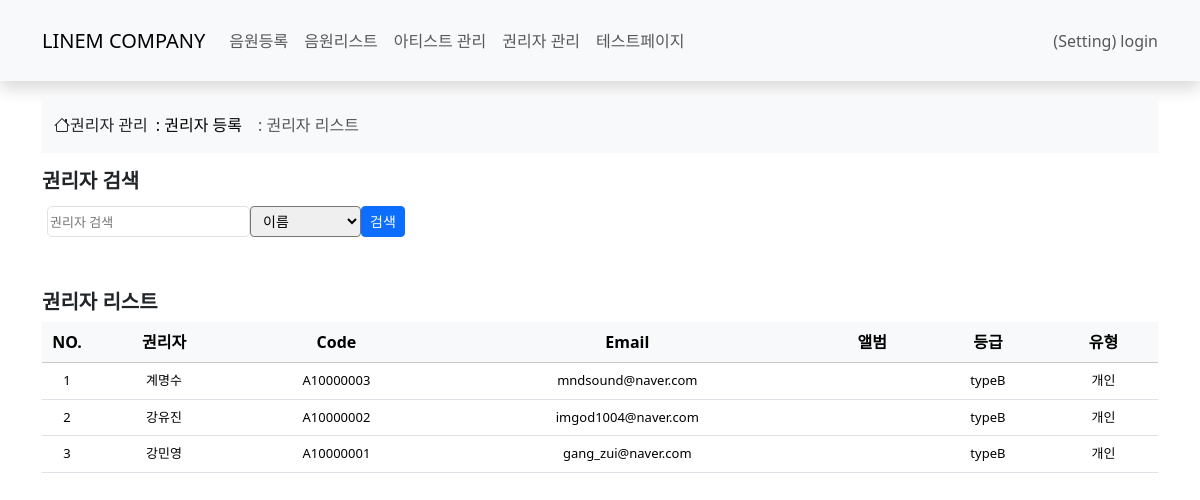
The app's page /maincms/rightholder_list.html, older data.
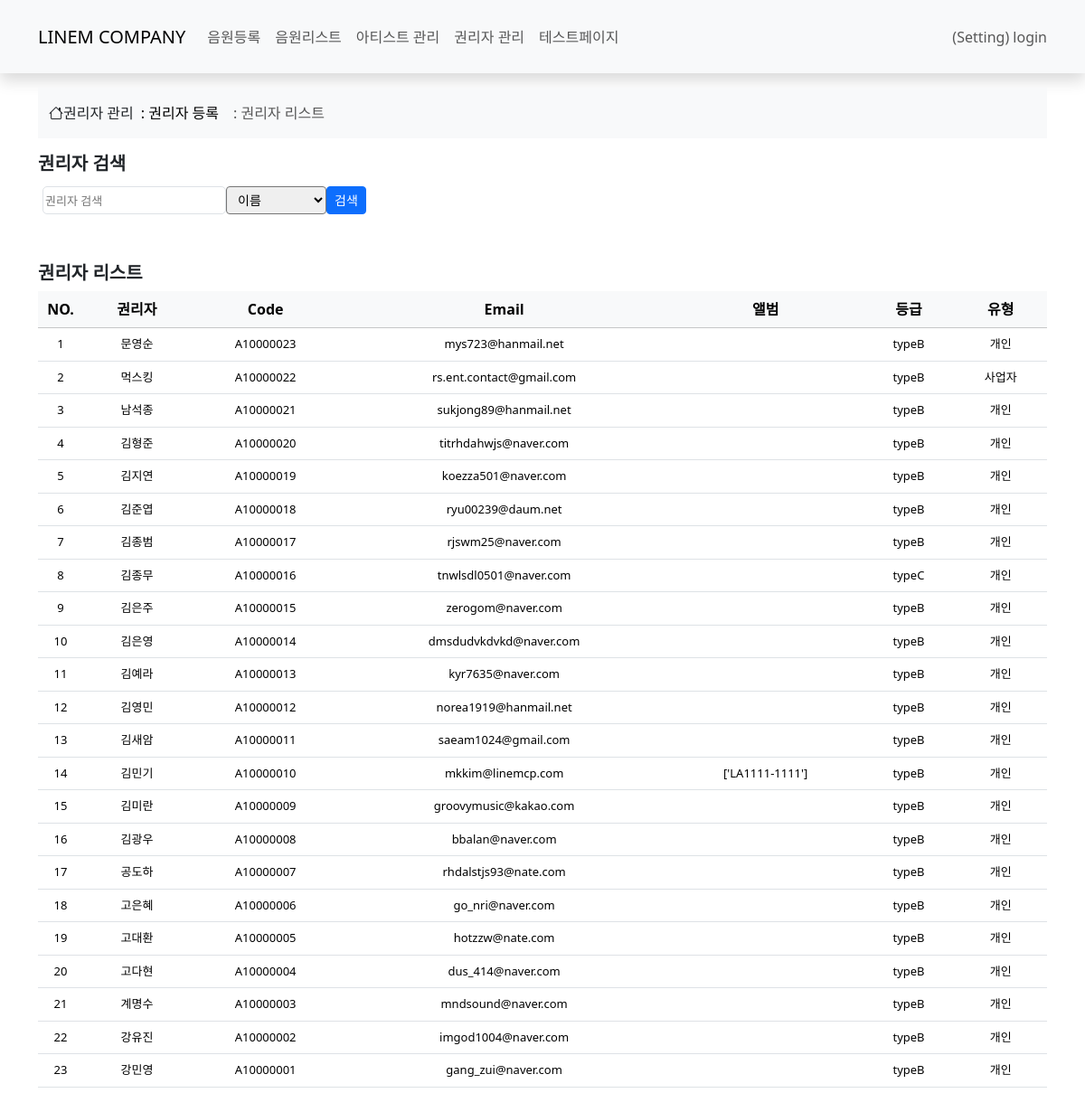
The same page, newer data.
### maincms/models.py (models this page shows, shortened)
class rightholder_cr(models.Model):
    user_id = models.TextField(blank=True,)
    user_code = models.TextField(blank=True,)
    user_name = models.TextField()
    email = models.TextField()
    phone = models.TextField()
    bank_name = models.TextField(blank=True,)
    account_number = models.TextField(blank=True,)
    account_holder = models.TextField(blank=True,)
    user_level = models.TextField(blank=True,)
    user_type = models.TextField(blank=True,)
    registration_num = models.TextField(blank=True,)
    contract_date = models.TextField(blank=True,)
    expiration_date = models.TextField(blank=True,)
    create_date = models.DateTimeField(auto_now_add=True)
    modify_date = models.DateTimeField(auto_now=True)
    albums = models.JSONField(blank=True,)

### maincms/views.py (the view)
# urls.py: path('rightholder_list.html', views.rightholder_list_view, name='rightholder_view'),
def rightholder_list_view(request):
    query = request.GET.get('q', '')  # 검색어
    field = request.GET.get('field', 'user_name')  # 검색 필드 (기본값: user_name)
    valid_fields = ['user_name', 'email']
    if field not in valid_fields:
        field = 'user_name'
    if query:
        filter_kwargs = {f"{field}__icontains": query}
        rightholder_list = rightholder_cr.objects.filter(**filter_kwargs).order_by('-create_date')
    else:
        rightholder_list = rightholder_cr.objects.order_by('-create_date')
    context = { 'rightholder_list' : rightholder_list, 'query': query, 'field': field, 'valid_fields': valid_fields }
    return render(request, 'maincms/rightholder_list.html' ,context)

### templates/maincms/rightholder_list.html (shortened to what this page needs)
{% extends 'maincms_base.html' %}
{% block content %}
{% include "maincms/navbar.html" %}
<div class="container-lg py-3">
    {% include "maincms/rh_navbar.html" %}
    <h5 class="fw-bold mb-2">권리자 검색</h5>
    <form method="get" action="{% url 'maincms:rightholder_view' %}" class="info-field-start mb-5" style="font-size: 13px;">
        <input type="text" name="q" class="form-tr" placeholder="권리자 검색"
               value="{{ search_query }}">
        <select name="field" class="form-select-sm" style="height: 31px;">
            <option value="user_name" {% if field == "user_name" %}selected{% endif %}>이름</option>
        </select>
        <button type="submit" class="btn btn-primary btn-sm">검색</button>
    </form>
    <h5 class="fw-bold mb-2">권리자 리스트</h5>
    <table class="table">
        <thead class="table-light">
            <tr>
            <th scope="col-1" class="text-center" style="width:50px;">NO.</th>
            <th scope="col" class="text-center">권리자</th>
            <th scope="col" class="text-center">Code</th>
            <th scope="col" class="text-center">Email</th>
            <th scope="col" class="text-center">앨범</th>
            <th scope="col" class="text-center">등급</th>
            <th scope="col" class="text-center">유형</th>
            </tr>
        </thead>
        <tbody>
            {% if rightholder_list %}
            {% for p in rightholder_list %}
            <tr style="font-size: 13px;">
                <td class="text-center">{{ forloop.counter }}</td>
                <td class="text-center">{{ p.user_name }}</td>
                <td class="text-center">{{ p.user_code }}</td>
                <td class="text-center">{{ p.email }}</td>
                <td class="text-center">{{ p.albums }}</td>
                <td class="text-center">{{ p.user_level }}</td>
                <td class="text-center">{{ p.user_type }}</td>
            </tr>
            {% endfor %}
            {% else %}
                <tr><td>데이터 없음</td></tr>
            {% endif %}
        </tbody>
     </table>
</div>
{% endblock %}

Row changes from the older to the newer data that the page shows:
added rightholder_cr: user_name "문영순", user_code "A10000023", email "mys723@hanmail.net", user_level "typeB", user_type "개인"
added rightholder_cr: user_name "먹스킹", user_code "A10000022", email "rs.ent.contact@gmail.com", user_level "typeB", user_type "사업자"
added rightholder_cr: user_name "남석종", user_code "A10000021", email "sukjong89@hanmail.net", user_level "typeB", user_type "개인"
added rightholder_cr: user_name "김형준", user_code "A10000020", email "titrhdahwjs@naver.com", user_level "typeB", user_type "개인"
added rightholder_cr: user_name "김지연", user_code "A10000019", email "koezza501@naver.com", user_level "typeB", user_type "개인"
added rightholder_cr: user_name "김준엽", user_code "A10000018", email "ryu00239@daum.net", user_level "typeB", user_type "개인"
added rightholder_cr: user_name "김종범", user_code "A10000017", email "rjswm25@naver.com", user_level "typeB", user_type "개인"
added rightholder_cr: user_name "김종무", user_code "A10000016", email "tnwlsdl0501@naver.com", user_level "typeC", user_type "개인"
added rightholder_cr: user_name "김은주", user_code "A10000015", email "zerogom@naver.com", user_level "typeB", user_type "개인"
added rightholder_cr: user_name "김은영", user_code "A10000014", email "dmsdudvkdvkd@naver.com", user_level "typeB", user_type "개인"
added rightholder_cr: user_name "김예라", user_code "A10000013", email "kyr7635@naver.com", user_level "typeB", user_type "개인"
added rightholder_cr: user_name "김영민", user_code "A10000012", email "norea1919@hanmail.net", user_level "typeB", user_type "개인"
added rightholder_cr: user_name "김새암", user_code "A10000011", email "saeam1024@gmail.com", user_level "typeB", user_type "개인"
added rightholder_cr: user_name "김민기", user_code "A10000010", email "mkkim@linemcp.com", albums "['LA1111-1111']", user_level "typeB", user_type "개인"
added rightholder_cr: user_name "김미란", user_code "A10000009", email "groovymusic@kakao.com", user_level "typeB", user_type "개인"
added rightholder_cr: user_name "김광우", user_code "A10000008", email "bbalan@naver.com", user_level "typeB", user_type "개인"
added rightholder_cr: user_name "공도하", user_code "A10000007", email "rhdalstjs93@nate.com", user_level "typeB", user_type "개인"
added rightholder_cr: user_name "고은혜", user_code "A10000006", email "go_nri@naver.com", user_level "typeB", user_type "개인"
added rightholder_cr: user_name "고대환", user_code "A10000005", email "hotzzw@nate.com", user_level "typeB", user_type "개인"
added rightholder_cr: user_name "고다현", user_code "A10000004", email "dus_414@naver.com", user_level "typeB", user_type "개인"
